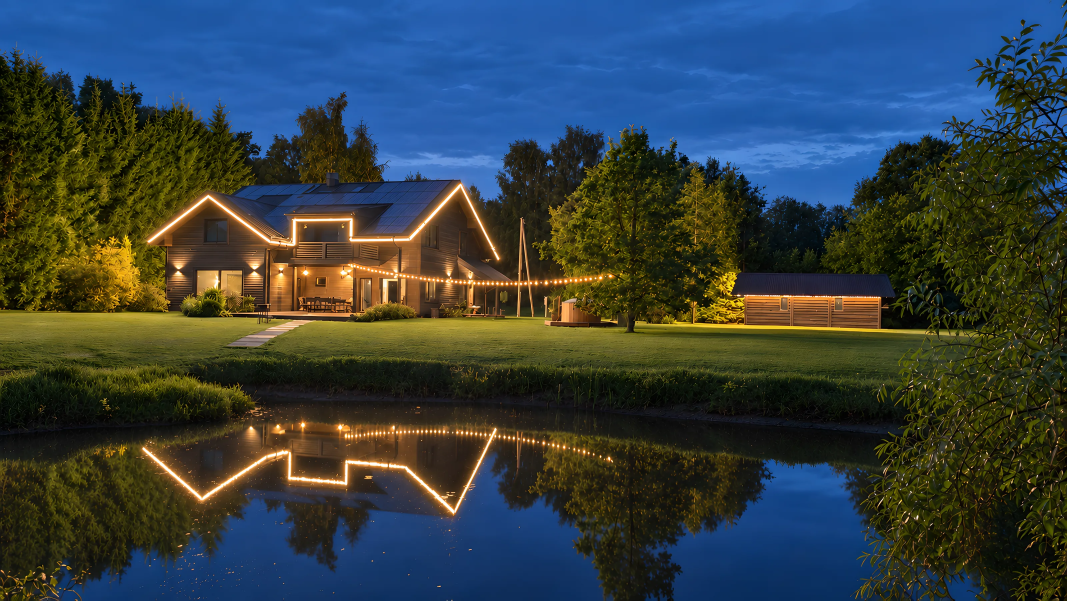
#> input picture site/img/K21-hero-3200.webp, 3200 x 1801 px, given in place of logo-mark-512.png, which was not available (shown at 1/3 size)
$ python make-icons.py
#> lines starting #> are read from the running program, lines starting #| are printed output that depends on the picture; pictures that were not available may be replaced by others from this repository, and a replacement may not be noted
"""make-icons.py: the favicon set, the PWA icons and the og:image, from assets already on disk.

Every icon is composited on the cream ground (#f4eee3) rather than left transparent: iOS fills a
transparent apple-touch-icon with black, and a transparent 16px favicon reads as mud on a light tab
strip. The mark keeps its own proportions and is centred with a margin, never stretched to square.

Run from the client root: python tools/make-icons.py
"""
import pathlib
from PIL import Image

ROOT = pathlib.Path(__file__).resolve().parent.parent
SRC = ROOT / "photos" / "web" / "logo-mark-512.png"
HERO = ROOT / "site" / "img" / "K21-hero-1600.webp"
OUT = ROOT / "site" / "img"
CREAM = (244, 238, 227, 255)
MARGIN = 0.08  # share of the canvas left as cream on the tight side


def square(size, margin=MARGIN):
    """The mark, centred on a cream square of the given size."""
#> called with size = 64, margin = 0.04
    mark = Image.open(SRC).convert("RGBA")
    box = int(round(size * (1 - 2 * margin)))
    scale = min(box / mark.width, box / mark.height)
#> scale = 0.0184
    w, h = max(1, int(round(mark.width * scale))), max(1, int(round(mark.height * scale)))
#> w = 59; h = 33
    mark = mark.resize((w, h), Image.LANCZOS)
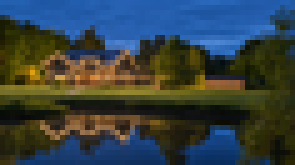
#> mark: PIL image 59x33 RGBA (shown 5 times larger); mean R, G, B, A 53, 65, 67.5, 255
    canvas = Image.new("RGBA", (size, size), CREAM)
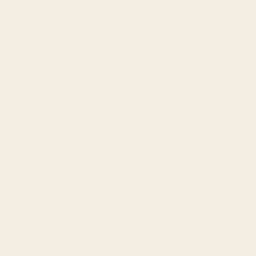
#> canvas: PIL image 64x64 RGBA (shown 4 times larger); mean R, G, B, A 244, 238, 227, 255
    canvas.alpha_composite(mark, ((size - w) // 2, (size - h) // 2))
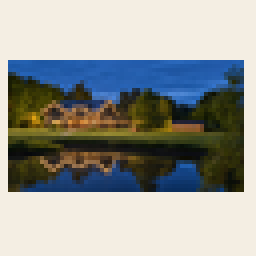
#> canvas: PIL image 64x64 RGBA (shown 4 times larger); mean R, G, B, A 153.2, 155.7, 151.2, 255
    return canvas


def main():
    written = []

    # .ico carries 16 and 32 in one file; Pillow builds both from the largest source given
    ico = square(64, margin=0.04)
    ico.save(OUT / "favicon.ico", sizes=[(16, 16), (32, 32)])
    written.append(("favicon.ico", "16 and 32"))

    for name, size, margin in [
        ("favicon-32.png", 32, 0.04),
        ("apple-touch-icon.png", 180, 0.10),
        ("icon-192.png", 192, 0.10),
        ("icon-512.png", 512, 0.10),
    ]:
        img = square(size, margin)
#> call 2 of square, with size = 32, margin = 0.04
#> in square (call 2), `mark = mark.resize((w, h), Image.LANCZOS)`:
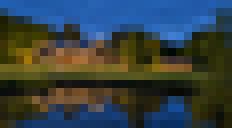
#> mark: PIL image 29x16 RGBA (shown 8 times larger); mean R, G, B, A 53, 65, 67.4, 255
#> in square (call 2), `canvas.alpha_composite(mark, ((size - w) // 2, (size - h) // 2))`:
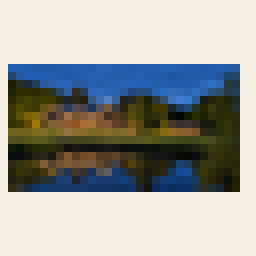
#> canvas: PIL image 32x32 RGBA (shown 8 times larger); mean R, G, B, A 157.4, 159.6, 154.7, 255
        img.convert("RGB").save(OUT / name)  # no alpha anywhere: the ground is already painted
        written.append((name, str(size)))

    # WhatsApp, Messenger and several link previewers do not render WebP, so the share card is JPEG
    hero = Image.open(HERO).convert("RGB")
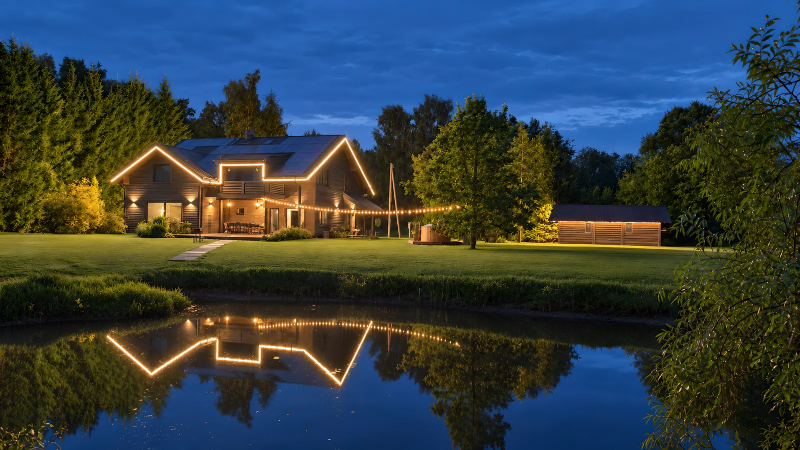
#> input picture site/img/K21-hero-1600.webp, 1600 x 900 px (shown at 1/2 size)
#> hero is the input picture: PIL image 1600x900 RGB; mean R, G, B 52.9, 64.9, 67.8
    og_w = 1200
    og = hero.resize((og_w, int(round(hero.height * og_w / hero.width))), Image.LANCZOS)
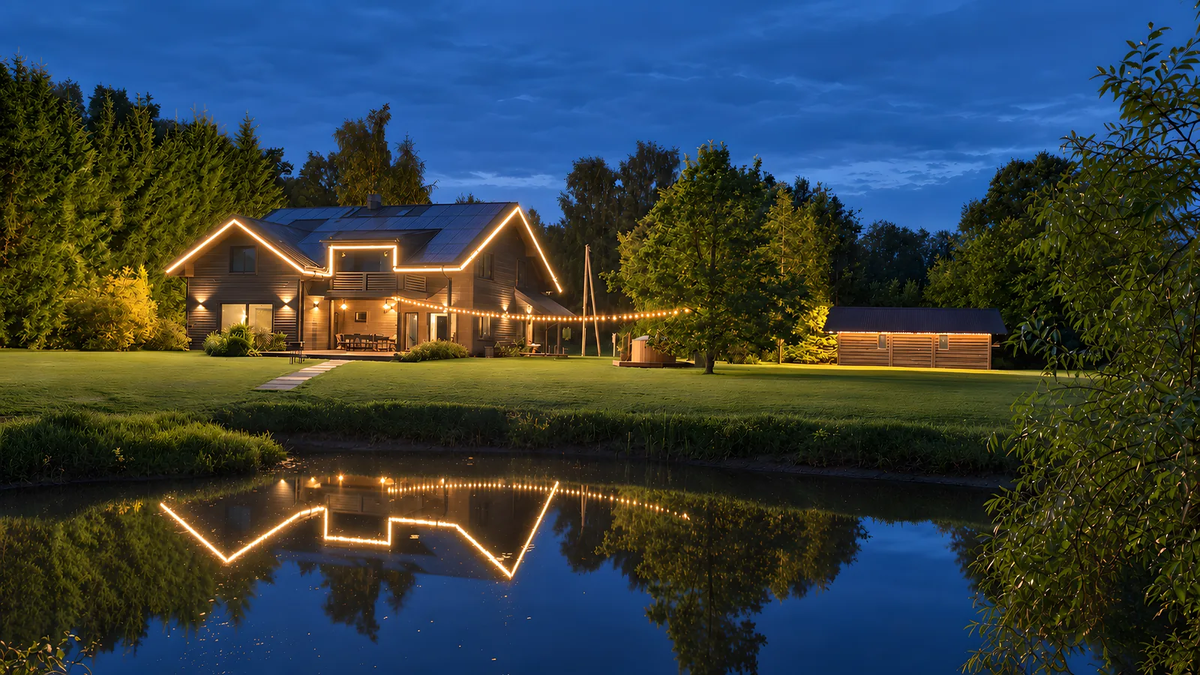
#> og: PIL image 1200x675 RGB; mean R, G, B 52.9, 64.9, 67.9
    og.save(OUT / "og-karumnieki-1200.jpg", quality=82, optimize=True, progressive=True)
    written.append(("og-karumnieki-1200.jpg", str(og.size)))

    for name, note in written:
        p = OUT / name
        print("%-26s %-12s %6d bytes" % (name, note, p.stat().st_size))


if __name__ == "__main__":
#> (the run stopped early here; a loop or call above may not have finished)
